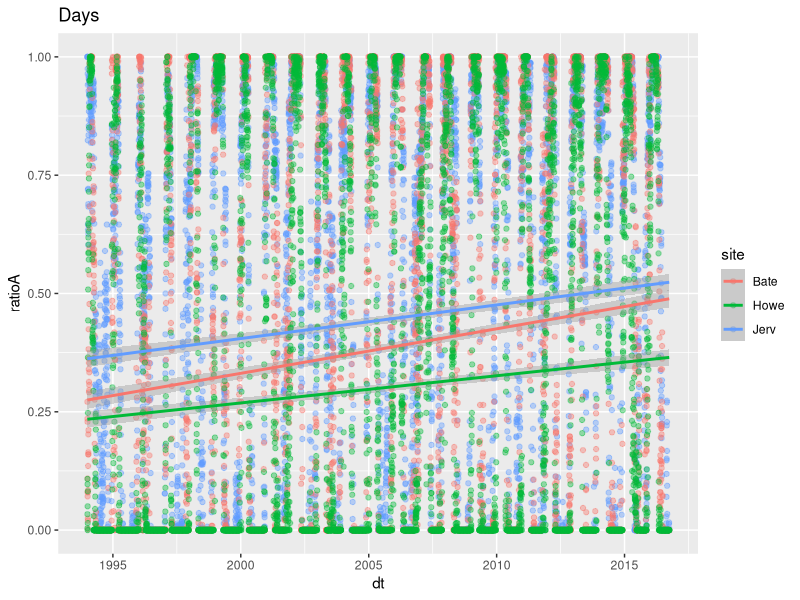
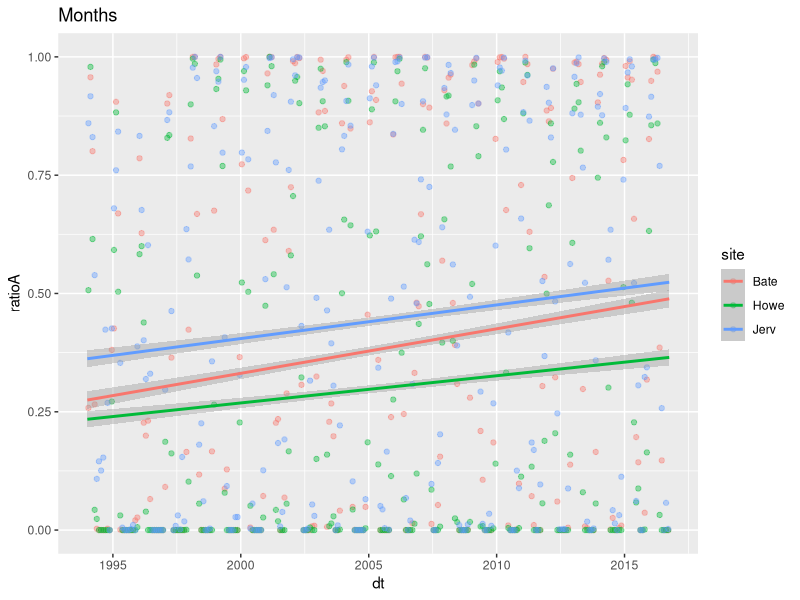
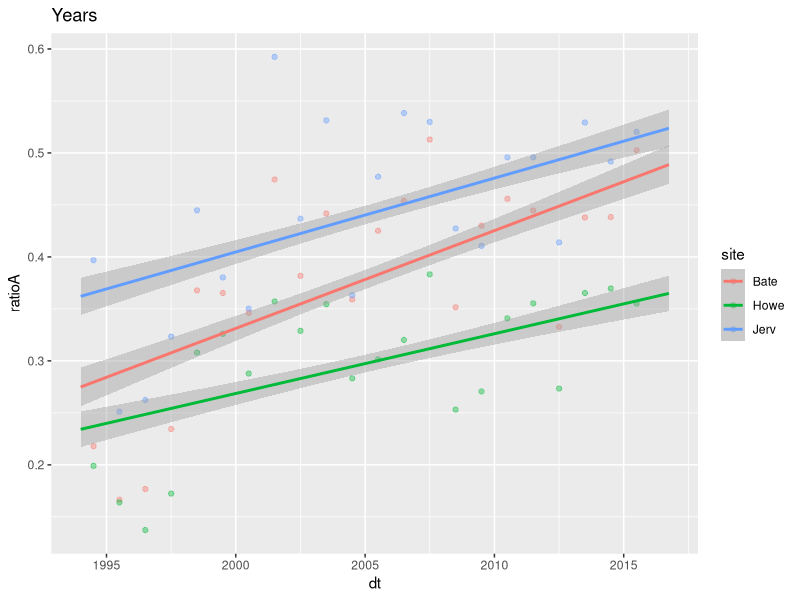
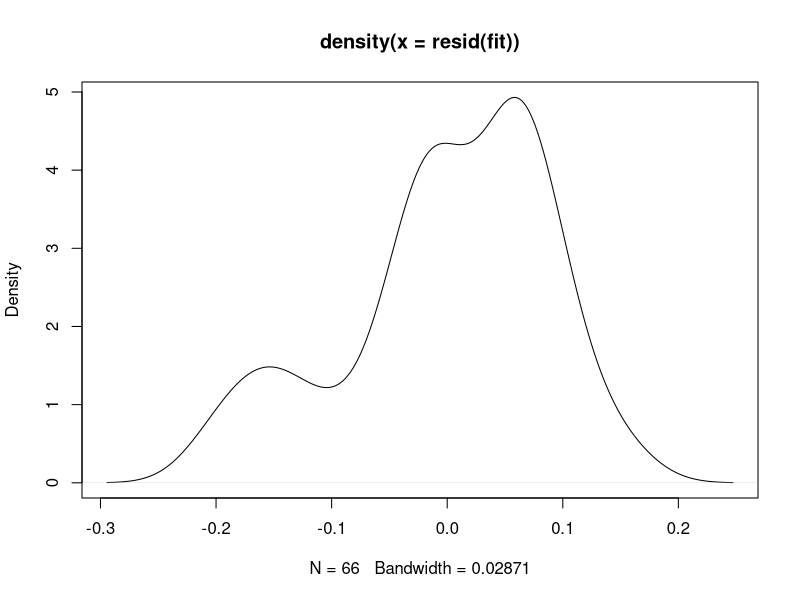

Write R code to recreate these figures, in order.
# Basic statistical tests for paper
# have run the tests with data points being each day, the monthly means
# and the yearly means. The yearly means is the correct one to use in my
# case I think as it smooths out the seasonal component.
library(ggplot2)
library(lubridate)
library(lsmeans)

# Setup
setwd("~/Development/PhD/repos/oceancc")

# get data
df_Jerv <- read.csv('./data/count_Jerv.csv')
df_Jerv$site <- 'Jerv'
df_Bate <- read.csv('./data/count_Bate.csv')
df_Bate$site <- 'Bate'
df_Howe <- read.csv('./data/count_Howe.csv')
df_Howe$site <- 'Howe'

# bind data
df <- do.call('rbind', list(df_Jerv, df_Bate, df_Howe))
# convert string to date
df$dt <- as.POSIXct(df$dt)
# convert string to factor
df$site <- as.factor(df$site)
# make Ratio data
df$ratioA = df$countA/(df$countA + df$countB)
df$ratioB = df$countB/(df$countA + df$countB)
# add year and month
df$year <- year(df$dt)
df$month <- month(df$dt)

# get monthly and yearly means
i <- 1
df_ls <- split(df, df$site)
df_year <- list()
df_month <- list()
for (dat in df_ls){
  df_year[[i]] <- aggregate(dat, by=list(dat$year), mean)
  df_month[[i]] <- aggregate(dat, by=list(dat$year, dat$month), mean) 
  df_year[[i]]$site <- dat$site[1]
  df_month[[i]]$site <- dat$site[1]
  i <- i +1
}
df_year <- do.call('rbind', df_year)
df_month <- do.call('rbind',df_month)
# drop 2016 in years
df_year <- df_year[!df_year$year == 2016,]

# plots
ggplot(df, aes(x=dt, y=ratioA, colour=site)) +
  geom_point(alpha=0.4) +
  stat_smooth(data=subset(df, site == "Jerv"), method = "lm") +
  stat_smooth(data=subset(df, site == "Bate"), method = "lm") +
  stat_smooth(data=subset(df, site == "Howe"), method = "lm") +
  ggtitle('Days')

ggplot(df_month, aes(x=dt, y=ratioA, colour=site)) +
  geom_point(alpha=0.4) +
  stat_smooth(data=subset(df, site == "Jerv"), method = "lm") +
  stat_smooth(data=subset(df, site == "Bate"), method = "lm") +
  stat_smooth(data=subset(df, site == "Howe"), method = "lm") +
  ggtitle('Months')

ggplot(df_year, aes(x=dt, y=ratioA, colour=site)) +
  geom_point(alpha=0.4) +
  stat_smooth(data=subset(df, site == "Jerv"), method = "lm") +
  stat_smooth(data=subset(df, site == "Bate"), method = "lm") +
  stat_smooth(data=subset(df, site == "Howe"), method = "lm") +
  ggtitle('Years')

# make models
print('\nModel all days')
fit <- lm(formula = ratioA ~ dt*site, data = df)
anova(fit)
TukeyHSD(aov(fit))

print('\nModel all month means')
fit <- lm(formula = ratioA ~ dt*site, data = df_month)
anova(fit)
TukeyHSD(aov(fit))

print('\nModel all year means')
fit <- lm(formula = ratioA ~ dt*site, data = df_year)
anova(fit)
TukeyHSD(aov(fit))

# make proper index
df_year$year <- sapply(df_year$dt, year)

#### Ian's glmmTB method (beta regression model)
library(glmmTMB)
fit <- glmmTMB(ratioA ~ 1 + (year | site), data = df_year, family = 'beta_family')
summary(fit)
# residual density
plot(density(resid(fit)))
